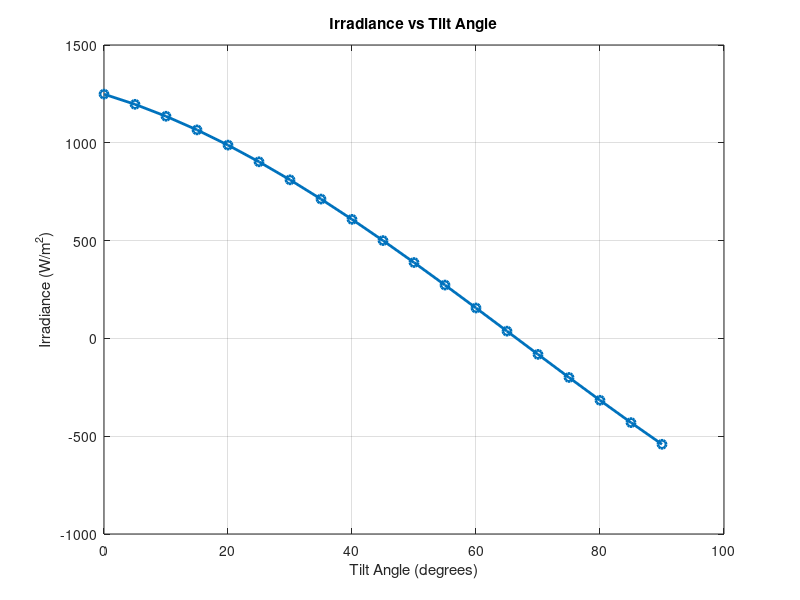

Write MATLAB code to recreate this figure.
% Constants
solar_constant = 1361; % Solar constant in W/m^2
tilt_angles = 0:5:90; % Tilt angles in degrees
solar_declination = -23.44; % Solar declination angle for simplicity (approximate value for equator)

% Preallocate arrays for results
irradiance = zeros(size(tilt_angles));

% Loop through each tilt angle
for i = 1:length(tilt_angles)
    % Calculate solar incidence angle
    solar_incidence = abs(tilt_angles(i) - solar_declination);

    % Calculate Lambertian irradiance on the PV module
    irradiance(i) = solar_constant * cosd(solar_incidence);
end

% Plotting the results
figure;
plot(tilt_angles, irradiance, 'o-', 'LineWidth', 2);
title('Irradiance vs Tilt Angle');
xlabel('Tilt Angle (degrees)');
ylabel('Irradiance (W/m^2)');
grid on;
